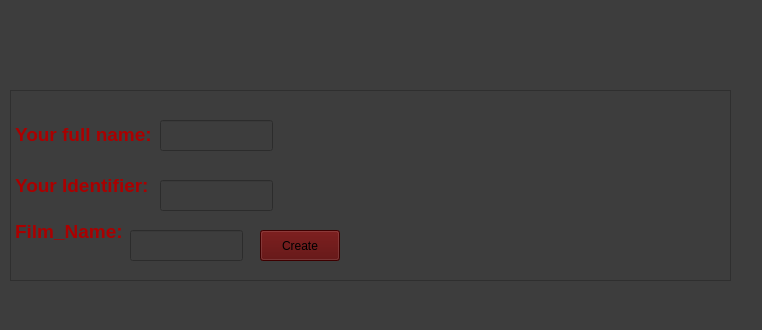
<?xml version="1.0" encoding="UTF-8"?>
<ui version="4.0">
 <class>createres</class>
 <widget class="QWidget" name="createres">
  <property name="geometry">
   <rect>
    <x>0</x>
    <y>0</y>
    <width>762</width>
    <height>330</height>
   </rect>
  </property>
  <property name="windowTitle">
   <string>Form</string>
  </property>
  <property name="styleSheet">
   <string notr="true">background-color: rgb(61, 61, 61);</string>
  </property>
  <widget class="QTextBrowser" name="textBrowser">
   <property name="geometry">
    <rect>
     <x>10</x>
     <y>90</y>
     <width>721</width>
     <height>191</height>
    </rect>
   </property>
   <property name="html">
    <string>&lt;!DOCTYPE HTML PUBLIC &quot;-//W3C//DTD HTML 4.0//EN&quot; &quot;http://www.w3.org/TR/REC-html40/strict.dtd&quot;&gt;
&lt;html&gt;&lt;head&gt;&lt;meta name=&quot;qrichtext&quot; content=&quot;1&quot; /&gt;&lt;meta charset=&quot;utf-8&quot; /&gt;&lt;style type=&quot;text/css&quot;&gt;
p, li { white-space: pre-wrap; }
hr { height: 1px; border-width: 0; }
li.unchecked::marker { content: &quot;\2610&quot;; }
li.checked::marker { content: &quot;\2612&quot;; }
&lt;/style&gt;&lt;/head&gt;&lt;body style=&quot; font-family:'Segoe UI'; font-size:9pt; font-weight:400; font-style:normal;&quot;&gt;
&lt;p style=&quot;-qt-paragraph-type:empty; margin-top:0px; margin-bottom:0px; margin-left:0px; margin-right:0px; -qt-block-indent:0; text-indent:0px;&quot;&gt;&lt;br /&gt;&lt;/p&gt;
&lt;p style=&quot;-qt-paragraph-type:empty; margin-top:0px; margin-bottom:0px; margin-left:0px; margin-right:0px; -qt-block-indent:0; text-indent:0px;&quot;&gt;&lt;br /&gt;&lt;/p&gt;
&lt;p style=&quot; margin-top:0px; margin-bottom:0px; margin-left:0px; margin-right:0px; -qt-block-indent:0; text-indent:0px;&quot;&gt;&lt;span style=&quot; font-size:14pt; font-weight:700; color:#aa0000;&quot;&gt;Your full name: &lt;/span&gt;&lt;/p&gt;
&lt;p style=&quot;-qt-paragraph-type:empty; margin-top:0px; margin-bottom:0px; margin-left:0px; margin-right:0px; -qt-block-indent:0; text-indent:0px;&quot;&gt;&lt;br /&gt;&lt;/p&gt;
&lt;p style=&quot;-qt-paragraph-type:empty; margin-top:0px; margin-bottom:0px; margin-left:0px; margin-right:0px; -qt-block-indent:0; text-indent:0px;&quot;&gt;&lt;br /&gt;&lt;/p&gt;
&lt;p style=&quot; margin-top:0px; margin-bottom:0px; margin-left:0px; margin-right:0px; -qt-block-indent:0; text-indent:0px;&quot;&gt;&lt;span style=&quot; font-size:14pt; font-weight:700; color:#aa0000;&quot;&gt;Your Identifier:&lt;/span&gt;&lt;/p&gt;
&lt;p style=&quot;-qt-paragraph-type:empty; margin-top:0px; margin-bottom:0px; margin-left:0px; margin-right:0px; -qt-block-indent:0; text-indent:0px; font-size:14pt; font-weight:700; color:#aa0000;&quot;&gt;&lt;br /&gt;&lt;/p&gt;
&lt;p style=&quot; margin-top:0px; margin-bottom:0px; margin-left:0px; margin-right:0px; -qt-block-indent:0; text-indent:0px;&quot;&gt;&lt;span style=&quot; font-size:14pt; font-weight:700; color:#aa0000;&quot;&gt;Film_Name:&lt;/span&gt;&lt;/p&gt;&lt;/body&gt;&lt;/html&gt;</string>
   </property>
  </widget>
  <widget class="QLineEdit" name="lineEdit">
   <property name="geometry">
    <rect>
     <x>160</x>
     <y>180</y>
     <width>113</width>
     <height>31</height>
    </rect>
   </property>
  </widget>
  <widget class="QLineEdit" name="lineEdit_2">
   <property name="geometry">
    <rect>
     <x>130</x>
     <y>230</y>
     <width>113</width>
     <height>31</height>
    </rect>
   </property>
  </widget>
  <widget class="QPushButton" name="pushButton">
   <property name="geometry">
    <rect>
     <x>260</x>
     <y>230</y>
     <width>80</width>
     <height>31</height>
    </rect>
   </property>
   <property name="styleSheet">
    <string notr="true">font: 700 9pt &quot;Segoe Print&quot;;
background-color: rgb(85, 0, 0);</string>
   </property>
   <property name="text">
    <string>Create</string>
   </property>
  </widget>
  <widget class="QLineEdit" name="lineEdit_3">
   <property name="geometry">
    <rect>
     <x>160</x>
     <y>120</y>
     <width>113</width>
     <height>31</height>
    </rect>
   </property>
  </widget>
 </widget>
 <resources/>
 <connections/>
</ui>
